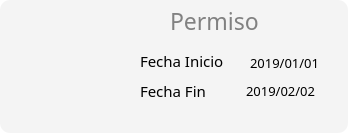
<?xml version="1.0" encoding="UTF-8"?>
<ui version="4.0">
 <class>tarjeta_permiso</class>
 <widget class="QWidget" name="tarjeta_permiso">
  <property name="geometry">
   <rect>
    <x>0</x>
    <y>0</y>
    <width>348</width>
    <height>133</height>
   </rect>
  </property>
  <property name="windowTitle">
   <string>Form</string>
  </property>
  <property name="styleSheet">
   <string notr="true">background-color: rgb(255, 255, 255);</string>
  </property>
  <widget class="QLabel" name="foto">
   <property name="geometry">
    <rect>
     <x>10</x>
     <y>10</y>
     <width>100</width>
     <height>100</height>
    </rect>
   </property>
   <property name="maximumSize">
    <size>
     <width>100</width>
     <height>100</height>
    </size>
   </property>
   <property name="styleSheet">
    <string notr="true">background:none;
background-color:none;</string>
   </property>
   <property name="text">
    <string/>
   </property>
   <property name="pixmap">
    <pixmap resource="../../resources.qrc">:/imagenes/Imagenes/imgPrueba.png</pixmap>
   </property>
   <property name="scaledContents">
    <bool>true</bool>
   </property>
  </widget>
  <widget class="QLabel" name="label">
   <property name="geometry">
    <rect>
     <x>140</x>
     <y>50</y>
     <width>101</width>
     <height>21</height>
    </rect>
   </property>
   <property name="font">
    <font>
     <family>Montserrat</family>
     <pointsize>11</pointsize>
    </font>
   </property>
   <property name="styleSheet">
    <string notr="true">background: #F4F4F4;
</string>
   </property>
   <property name="text">
    <string>Fecha Inicio</string>
   </property>
  </widget>
  <widget class="QLabel" name="label_2">
   <property name="geometry">
    <rect>
     <x>140</x>
     <y>80</y>
     <width>81</width>
     <height>21</height>
    </rect>
   </property>
   <property name="font">
    <font>
     <family>Montserrat</family>
     <pointsize>11</pointsize>
    </font>
   </property>
   <property name="styleSheet">
    <string notr="true">background: #F4F4F4;</string>
   </property>
   <property name="text">
    <string>Fecha Fin</string>
   </property>
  </widget>
  <widget class="QLabel" name="label_3">
   <property name="geometry">
    <rect>
     <x>170</x>
     <y>10</y>
     <width>101</width>
     <height>21</height>
    </rect>
   </property>
   <property name="font">
    <font>
     <family>Montserrat</family>
     <pointsize>17</pointsize>
    </font>
   </property>
   <property name="styleSheet">
    <string notr="true">color: #818181;
background:none;</string>
   </property>
   <property name="text">
    <string>Permiso</string>
   </property>
  </widget>
  <widget class="QLabel" name="lbl_fecha_fin">
   <property name="geometry">
    <rect>
     <x>246</x>
     <y>80</y>
     <width>91</width>
     <height>21</height>
    </rect>
   </property>
   <property name="font">
    <font>
     <family>Montserrat Light</family>
     <pointsize>10</pointsize>
    </font>
   </property>
   <property name="styleSheet">
    <string notr="true">background: #F4F4F4;</string>
   </property>
   <property name="text">
    <string>2019/02/02</string>
   </property>
  </widget>
  <widget class="QLabel" name="lbl_fecha_inicio">
   <property name="geometry">
    <rect>
     <x>250</x>
     <y>52</y>
     <width>91</width>
     <height>21</height>
    </rect>
   </property>
   <property name="font">
    <font>
     <family>Montserrat Light</family>
     <pointsize>10</pointsize>
    </font>
   </property>
   <property name="styleSheet">
    <string notr="true">background: #F4F4F4;</string>
   </property>
   <property name="text">
    <string>2019/01/01</string>
   </property>
  </widget>
  <widget class="QLabel" name="label_4">
   <property name="geometry">
    <rect>
     <x>0</x>
     <y>0</y>
     <width>348</width>
     <height>133</height>
    </rect>
   </property>
   <property name="styleSheet">
    <string notr="true">background: #F4F4F4;
border-radius: 10px;</string>
   </property>
   <property name="text">
    <string/>
   </property>
  </widget>
  <zorder>label_4</zorder>
  <zorder>foto</zorder>
  <zorder>label</zorder>
  <zorder>label_2</zorder>
  <zorder>label_3</zorder>
  <zorder>lbl_fecha_fin</zorder>
  <zorder>lbl_fecha_inicio</zorder>
 </widget>
 <resources>
  <include location="../../resources.qrc"/>
 </resources>
 <connections/>
</ui>
